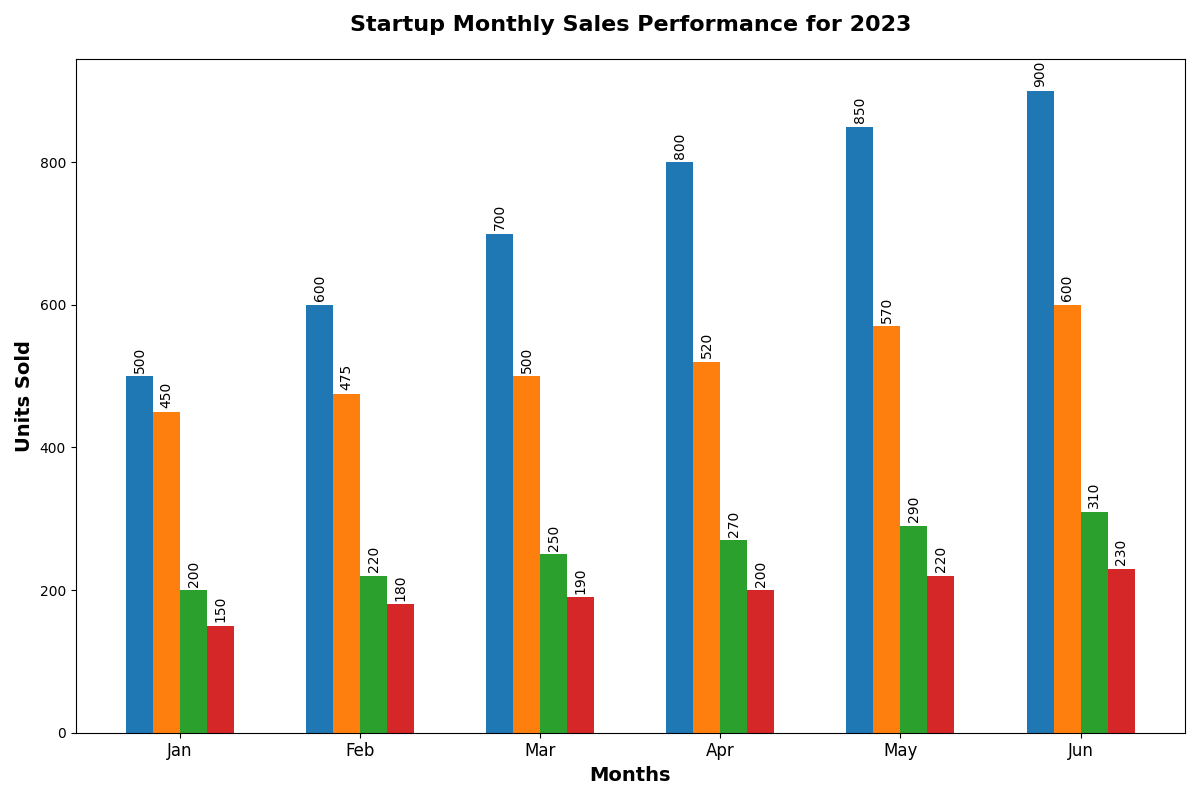

The Python source for this figure:
import matplotlib.pyplot as plt
import numpy as np

product_categories = ['Smartphones', 'Laptops', 'Wearables', 'Accessories']
sales_data = np.array([
    [500, 600, 700, 800, 850, 900],
    [450, 475, 500, 520, 570, 600],
    [200, 220, 250, 270, 290, 310],
    [150, 180, 190, 200, 220, 230]
])
months = ['Jan', 'Feb', 'Mar', 'Apr', 'May', 'Jun']

fig, ax = plt.subplots(figsize=(12, 8))
bar_width = 0.15
x_positions = np.arange(len(months))

for i, category in enumerate(product_categories):
    ax.bar(x_positions + i * bar_width, sales_data[i], bar_width)

ax.set_xlabel('Months', fontsize=14, weight='bold')
ax.set_ylabel('Units Sold', fontsize=14, weight='bold')
ax.set_title('Startup Monthly Sales Performance for 2023', fontsize=16, weight='bold', pad=20)
ax.set_xticks(x_positions + bar_width * (len(product_categories) - 1) / 2)
ax.set_xticklabels(months, fontsize=12)

for i, category_data in enumerate(sales_data):
    for j, sale in enumerate(category_data):
        ax.text(x_positions[j] + i * bar_width, sale + 5, f'{sale}', ha='center', va='bottom', fontsize=10, rotation=90)

plt.tight_layout()
plt.show()
